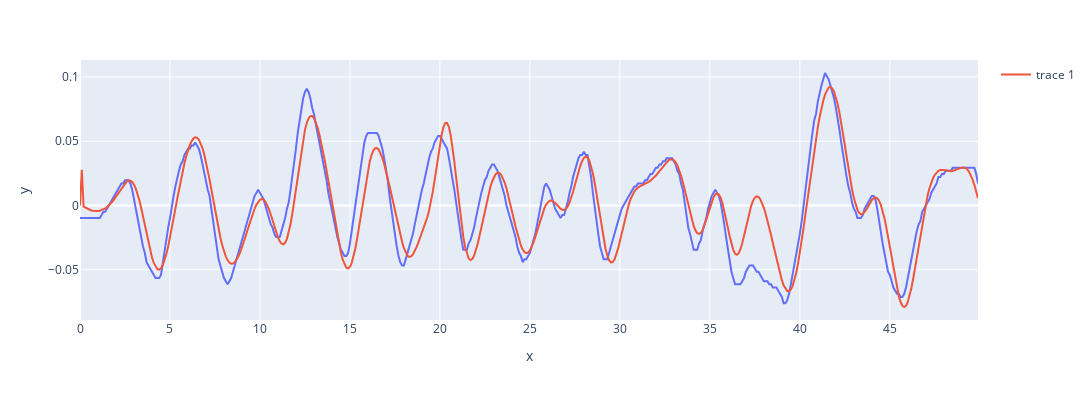
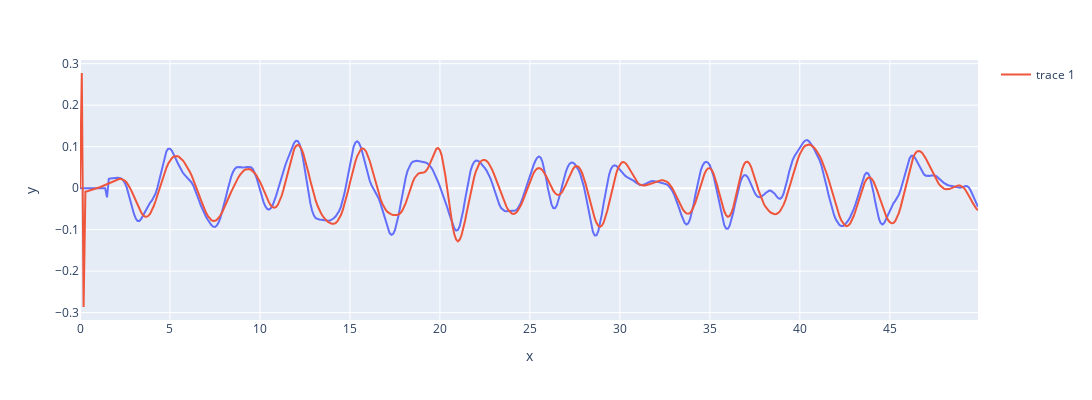

Here is the notebook cell these charts were saved with, in order:
### Code cell
d2y = derivate(dy.T).T
d3y = derivate(d2y.T).T

fig=px.line(x=t, y=u[0].T*5, height=400, width=1300)
fig.add_scatter(x=t, y=d2y[0].T , mode='lines')
fig.show()
fig=px.line(x=t, y=du[0].T*5, height=400, width=1300)
fig.add_scatter(x=t, y=d3y[0].T , mode='lines')
fig.show()

### Figure 1 — Plotly figure (JSON) as saved in the notebook; plotly's stock layout.template omitted (floating-point values rounded to 4 significant figures; data arrays with more than 128 entries replaced by an {"elided": "..."} marker saying what was removed)
{"data": [{"hovertemplate": "x=%{x}<br>y=%{y}<extra></extra>", "legendgroup": "", "line": {"color": "#636efa", "dash": "solid"}, "marker": {"symbol": "circle"}, "mode": "lines", "name": "", "orientation": "v", "showlegend": false, "type": "scatter", "x": {"elided": "500 float values"}, "xaxis": "x", "y": {"elided": "500 float values"}, "yaxis": "y"}, {"mode": "lines", "type": "scatter", "x": {"elided": "500 float values"}, "y": {"elided": "500 float values"}}], "layout": {"height": 400, "legend": {"tracegroupgap": 0}, "margin": {"t": 60}, "width": 1300, "xaxis": {"anchor": "y", "domain": [0, 1], "title": {"text": "x"}}, "yaxis": {"anchor": "x", "domain": [0, 1], "title": {"text": "y"}}}}

### Figure 2 — Plotly figure (JSON) as saved in the notebook; plotly's stock layout.template omitted (floating-point values rounded to 4 significant figures; data arrays with more than 128 entries replaced by an {"elided": "..."} marker saying what was removed)
{"data": [{"hovertemplate": "x=%{x}<br>y=%{y}<extra></extra>", "legendgroup": "", "line": {"color": "#636efa", "dash": "solid"}, "marker": {"symbol": "circle"}, "mode": "lines", "name": "", "orientation": "v", "showlegend": false, "type": "scatter", "x": {"elided": "500 float values"}, "xaxis": "x", "y": {"elided": "500 float values"}, "yaxis": "y"}, {"mode": "lines", "type": "scatter", "x": {"elided": "500 float values"}, "y": {"elided": "500 float values"}}], "layout": {"height": 400, "legend": {"tracegroupgap": 0}, "margin": {"t": 60}, "width": 1300, "xaxis": {"anchor": "y", "domain": [0, 1], "title": {"text": "x"}}, "yaxis": {"anchor": "x", "domain": [0, 1], "title": {"text": "y"}}}}
